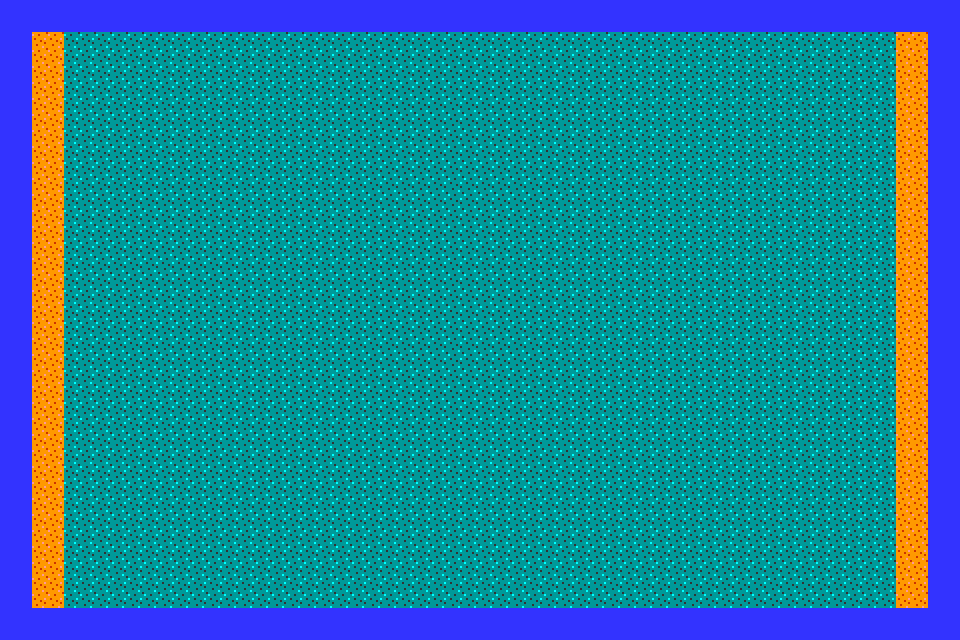

Below is a game level as drawn by its tile map, then a one-line description and the .tmx file that defines it, in full:
An orthogonal 30x20 tile map with 32x32 px tiles, 1 tile layer (Tile Layer 1).

<map version="1.0" orientation="orthogonal" renderorder="right-down" width="30" height="20" tilewidth="32" tileheight="32" nextobjectid="1">
 <tileset firstgid="1" name="structures" tilewidth="32" tileheight="32" tilecount="7">
  <tile id="0">
   <image width="32" height="32" source="../Sprites/Floor1.png" />
  </tile>
  <tile id="1">
   <image width="32" height="32" source="../Sprites/Floor8.png" />
  </tile>
  <tile id="2">
   <image width="32" height="32" source="../Sprites/Gems1.png" />
  </tile>
  <tile id="3">
   <image width="32" height="32" source="../Sprites/Gold1.png" />
  </tile>
  <tile id="4">
   <image width="32" height="32" source="../Sprites/Hole1.png" />
  </tile>
  <tile id="5">
   <image width="32" height="32" source="../Sprites/Water1.png" />
  </tile>
  <tile id="6">
   <image width="32" height="32" source="../Sprites/Wall1.png" />
  </tile>
 </tileset>
 <layer name="Tile Layer 1" width="30" height="20">
  <data encoding="csv">
6,6,6,6,6,6,6,6,6,6,6,6,6,6,6,6,6,6,6,6,6,6,6,6,6,6,6,6,6,6,
6,4,7,7,7,7,7,7,7,7,7,7,7,7,7,7,7,7,7,7,7,7,7,7,7,7,7,7,4,6,
6,4,7,7,7,7,7,7,7,7,7,7,7,7,7,7,7,7,7,7,7,7,7,7,7,7,7,7,4,6,
6,4,7,7,7,7,7,7,7,7,7,7,7,7,7,7,7,7,7,7,7,7,7,7,7,7,7,7,4,6,
6,4,7,7,7,7,7,7,7,7,7,7,7,7,7,7,7,7,7,7,7,7,7,7,7,7,7,7,4,6,
6,4,7,7,7,7,7,7,7,7,7,7,7,7,7,7,7,7,7,7,7,7,7,7,7,7,7,7,4,6,
6,4,7,7,7,7,7,7,7,7,7,7,7,7,7,7,7,7,7,7,7,7,7,7,7,7,7,7,4,6,
6,4,7,7,7,7,7,7,7,7,7,7,7,7,7,7,7,7,7,7,7,7,7,7,7,7,7,7,4,6,
6,4,7,7,7,7,7,7,7,7,7,7,7,7,7,7,7,7,7,7,7,7,7,7,7,7,7,7,4,6,
6,4,7,7,7,7,7,7,7,7,7,7,7,7,7,7,7,7,7,7,7,7,7,7,7,7,7,7,4,6,
6,4,7,7,7,7,7,7,7,7,7,7,7,7,7,7,7,7,7,7,7,7,7,7,7,7,7,7,4,6,
6,4,7,7,7,7,7,7,7,7,7,7,7,7,7,7,7,7,7,7,7,7,7,7,7,7,7,7,4,6,
6,4,7,7,7,7,7,7,7,7,7,7,7,7,7,7,7,7,7,7,7,7,7,7,7,7,7,7,4,6,
6,4,7,7,7,7,7,7,7,7,7,7,7,7,7,7,7,7,7,7,7,7,7,7,7,7,7,7,4,6,
6,4,7,7,7,7,7,7,7,7,7,7,7,7,7,7,7,7,7,7,7,7,7,7,7,7,7,7,4,6,
6,4,7,7,7,7,7,7,7,7,7,7,7,7,7,7,7,7,7,7,7,7,7,7,7,7,7,7,4,6,
6,4,7,7,7,7,7,7,7,7,7,7,7,7,7,7,7,7,7,7,7,7,7,7,7,7,7,7,4,6,
6,4,7,7,7,7,7,7,7,7,7,7,7,7,7,7,7,7,7,7,7,7,7,7,7,7,7,7,4,6,
6,4,7,7,7,7,7,7,7,7,7,7,7,7,7,7,7,7,7,7,7,7,7,7,7,7,7,7,4,6,
6,6,6,6,6,6,6,6,6,6,6,6,6,6,6,6,6,6,6,6,6,6,6,6,6,6,6,6,6,6
</data>
 </layer>
</map>